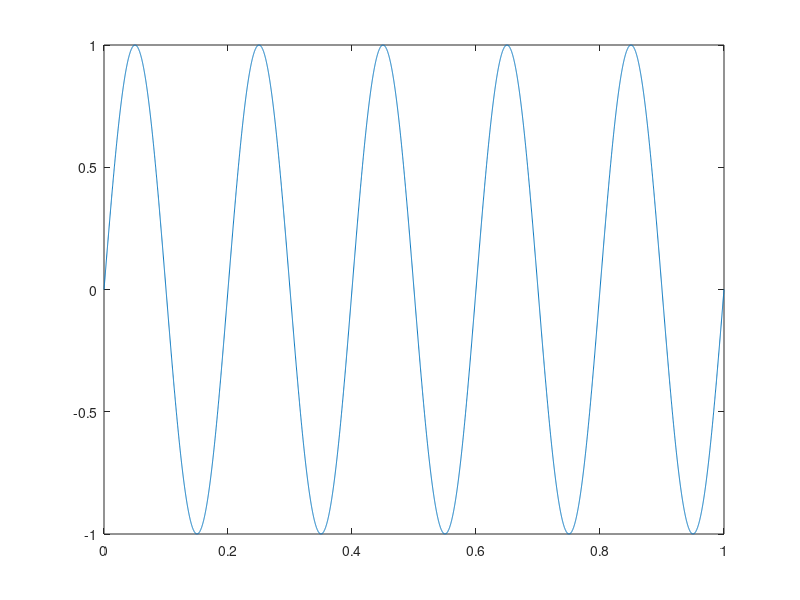

MATLAB code to generate this figure:
%%%  Programa que permite graficar una se;al senoidal, de acuerdo a lo que
%%%  el usuario especifique.

% Nombre> Ruben Estrada M.
% Fecha> 9 - Junio -2015


%Generar un vector de 8000 muestras que guarde el tiempo
tiempo = [0:1/7999:1];

%Crear un vector de 1's con 8mil datos.
temp = [0:(2*pi)/7999:2*pi];

%Crear el vector de la se;al a graficar
f = input('Ingresar frecuencia ');
Signal = sin(temp*f);


%Graficar la se;al vs el vector tiempo
plot(tiempo, Signal);

